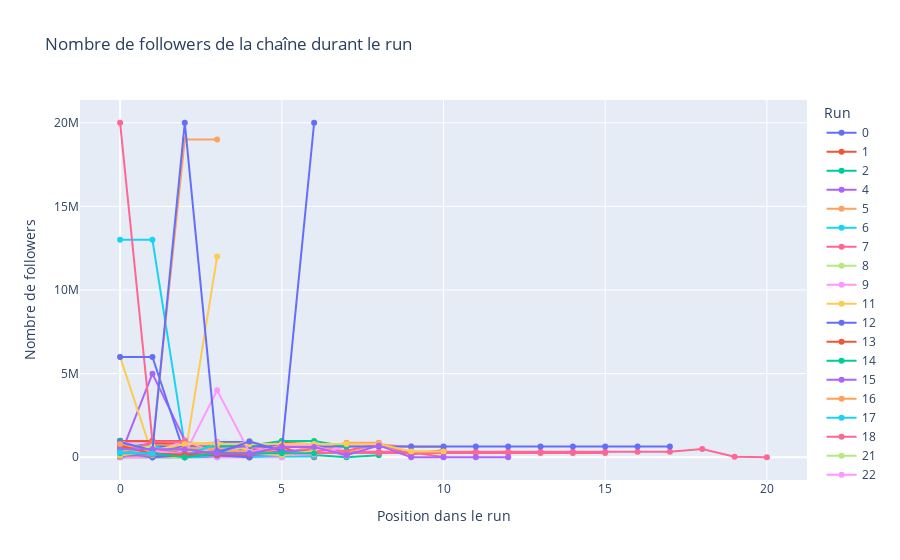

Source (notebook cell):
### Markdown cell above
### Nombre de followers des chaînes durant le run

### Code cell
def map_sub(x):
    tens = {'k': 1000, 'm': 1_000_000, 'b': 1_000_000_000}
    if x.isnumeric():
        return float(x)
    elif x[:-1].isnumeric() and x[-1].lower() in tens.keys():
        return float(x[:-1]) * tens[x[-1].lower()]
    else:
        return np.nan

df_plot = df_output[~df_output['walk'].isnull()]
df_plot = df_plot[~df_plot['nb_sub'].isnull()]

df_plot['nb_sub'] = df_plot['nb_sub'].apply(map_sub)
df_plot = df_plot[~df_plot['nb_sub'].isnull()]
df_plot['nb_sub'] = df_plot['nb_sub'].astype(int)

fig = px.line(df_plot, x=df_plot.groupby('walk').cumcount(), y='nb_sub',
              color=df_plot['walk'], title='Nombre de followers de la chaîne durant le run',
              #log_y=True,
              labels={'nb_sub': 'Nombre de followers', 'x': 'Position dans le run', 'theme': 'Thème'},
              markers=True,
              hover_data=['nb_sub', 'theme'])

fig.update_layout(
    legend_title='Run'
)
fig.write_html('plots/p5_nb_sub.html')
fig.show()
